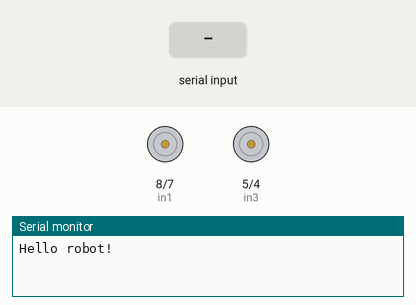
Simulated run of this sketch. Board: Arduino Uno, built with avr-gcc and run on an emulated ATmega328P. Parts: motor-driver pin pairs drawn as motors (green arrow = first pin HIGH = forward, orange = second pin HIGH = backward, longer = more drive, scaled by the enable pin), the last lines printed to the serial monitor. The test bench sets the inputs (shaded band).

Above: at 1.2 s.
1.3 s: "w" received over Serial
At 1.9 s:
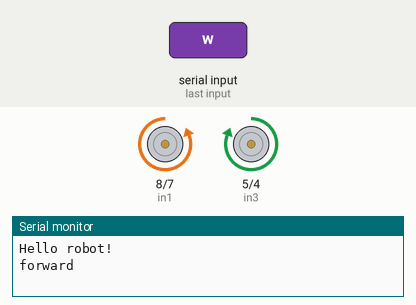
2.8 s: "s" received over Serial
At 3.1 s:
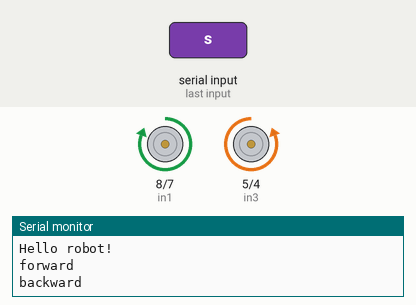
4.3 s: "a" received over Serial
At 5.4 s:
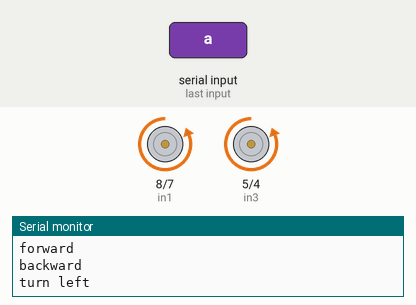
5.8 s: "d" received over Serial
At 6.5 s:
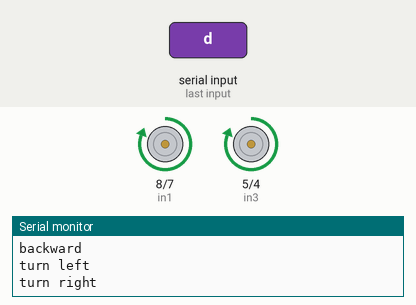
Timing chart, 0 to 8.3 s (numbered marks = the images above; inputs shaded):
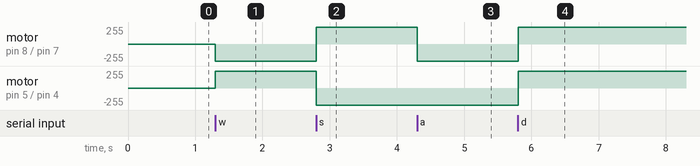

The sketch:

keyboard_control.ino
```cpp
// Motor A connections Left
#define enA 9
#define in1 8 // ccw
#define in2 7 // cw

// Motor B connections Right
#define enB 3
#define in3 5 // cw
#define in4 4 // ccw


void setup()
{
    // Set all the motor control pins to outputs
    pinMode(enA, OUTPUT);
    pinMode(enB, OUTPUT);
    pinMode(in1, OUTPUT);
    pinMode(in2, OUTPUT);
    pinMode(in3, OUTPUT);
    pinMode(in4, OUTPUT);

    analogWrite(enA, 255);
    analogWrite(enB, 255);

    // Turn off motors - Initial state
    digitalWrite(in1, LOW);
    digitalWrite(in2, LOW);
    digitalWrite(in3, LOW);
    digitalWrite(in4, LOW);

    Serial.begin(9600);
    Serial.println("Hello robot!");
}

void loop()
{
    int cmd = Serial.read(); // direcrtion
    if (cmd == 'w'){
        forward();
    }
    else if (cmd == 's'){
        backward();
    }
    else if (cmd == 'a'){
        left();
    }
    else if (cmd == 'd'){
        right();
    }
    else if (cmd == 'x'){
        stop();
    }
    // delay(1000);
}

// forward
void forward(){
    Serial.println("forward");
    digitalWrite(in1, LOW);
    digitalWrite(in2, HIGH);
    digitalWrite(in3, HIGH);
    digitalWrite(in4, LOW);
}

// backward
void backward(){
    Serial.println("backward");
    digitalWrite(in1, HIGH);
    digitalWrite(in2, LOW);
    digitalWrite(in3, LOW);
    digitalWrite(in4, HIGH);
}

// turn left
void left(){
    Serial.println("turn left");
    digitalWrite(in1, LOW);
    digitalWrite(in2, HIGH);
    digitalWrite(in3, LOW);
    digitalWrite(in4, HIGH);
}

// turn right
void right(){
    Serial.println("turn right");
    digitalWrite(in1, HIGH);
    digitalWrite(in2, LOW);
    digitalWrite(in3, HIGH);
    digitalWrite(in4, LOW);
}

// stop
void stop(){
    Serial.println("stop");
    digitalWrite(in1, LOW);
    digitalWrite(in2, LOW);
    digitalWrite(in3, LOW);
    digitalWrite(in4, LOW);
}
```

Measured:
- after the input at 1.3 s, motor on pin 8 (in1) / pin 7 (in2): stopped → backward 255/255 at once; motor on pin 5 (in3) / pin 4 (in4): stopped → forward 255/255 at once
- after the input at 2.8 s, motor on pin 8 (in1) / pin 7 (in2): backward 255/255 → forward 255/255 at once; motor on pin 5 (in3) / pin 4 (in4): forward 255/255 → backward 255/255 at once
- after the input at 4.3 s, motor on pin 8 (in1) / pin 7 (in2): forward 255/255 → backward 255/255 at once
- after the input at 5.8 s, motor on pin 8 (in1) / pin 7 (in2), motor on pin 5 (in3) / pin 4 (in4): backward 255/255 → forward 255/255 at once
